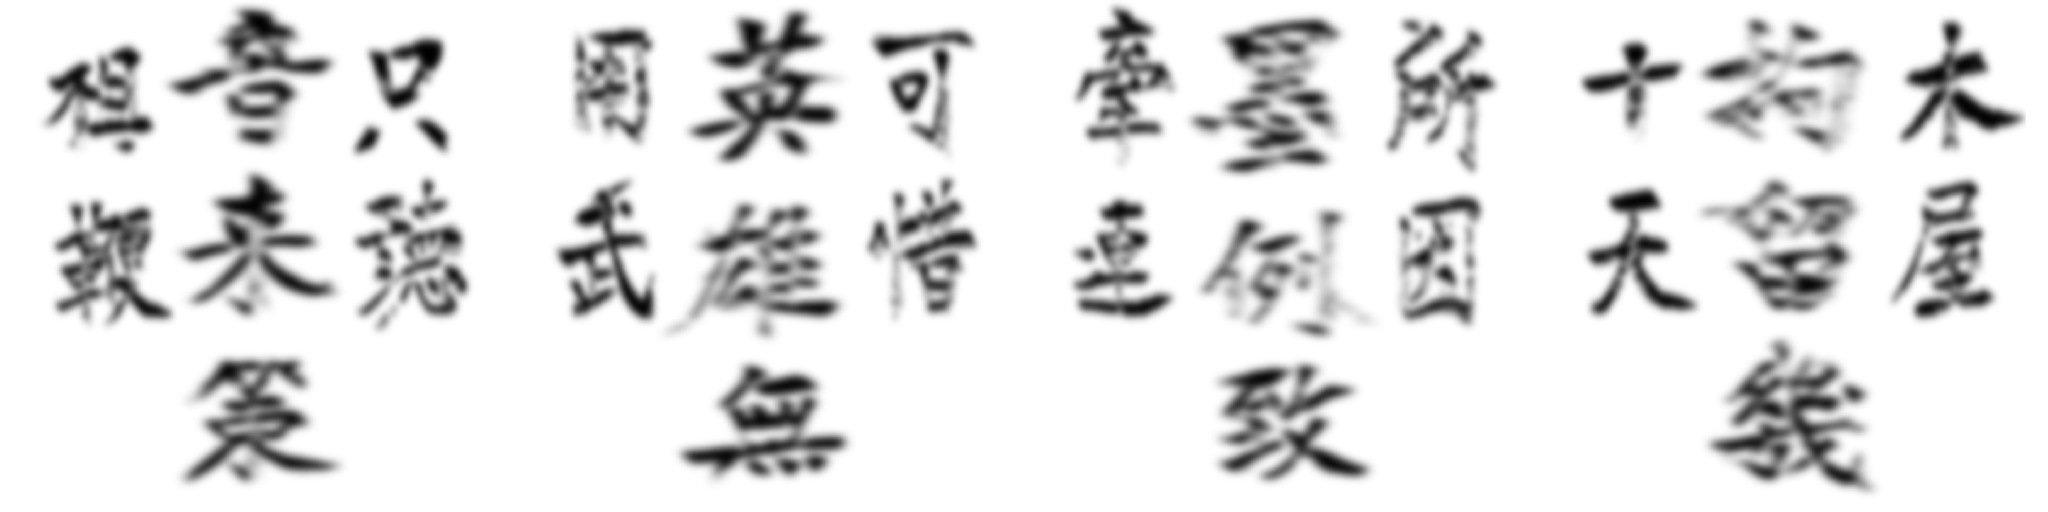

Write the Python code that produced this figure.
# -*- coding: utf-8 -*-

import json
import math
from PIL import Image, ImageDraw
from pprint import pprint
import sys

OUTPUT_FILE = "imgMap.png"
TARGET_W = 2048
TARGET_H = 512
SIDES = 4
COLS_PER_SIDE = 3
ROWS_PER_SIDE = 3
IMAGE_SCALE = 0.35
WARP_INNER_X = 1.1
WARP_OUTER_X = 0.8

SIDE_WIDTH = TARGET_W / SIDES
SIDE_MARGIN_X = TARGET_H / 24.0
SIDE_MARGIN_Y = TARGET_H / 128.0
COL_MARGIN = TARGET_H * 0
COL_WIDTH = 1.0 * (SIDE_WIDTH - SIDE_MARGIN_X * 2 - COL_MARGIN * (COLS_PER_SIDE-1)) / COLS_PER_SIDE
ROW_HEIGHT = 1.0 * (TARGET_H - SIDE_MARGIN_Y * 2) / ROWS_PER_SIDE

imBase = Image.new('RGB', (TARGET_W, TARGET_H), (255,255,255))

# going from right to left
for i in range(SIDES):

    line = i+1
    char = 1

    for j in range(COLS_PER_SIDE):

        cx = TARGET_W - SIDE_WIDTH * i - SIDE_MARGIN_X - j * (COL_WIDTH + COL_MARGIN) - COL_WIDTH * 0.5
        rows = ROWS_PER_SIDE
        warpX = WARP_INNER_X
        if j % 2 == 0:
            rows = 2
            warpX = WARP_OUTER_X

        for k in range(rows):

            cy = SIDE_MARGIN_Y + ROW_HEIGHT * k + ROW_HEIGHT * 0.5
            filename = "chars/char_%s-%s.png" % (line, char)
            im = Image.open(filename)
            imgW, imgH = im.size
            tw = imgW * IMAGE_SCALE * warpX
            th = imgH * IMAGE_SCALE
            x = cx - tw * 0.5
            y = cy - th * 0.5

            im = im.resize((int(tw), int(th)))
            imBase.paste(im, (int(x), int(y)), im)

            char += 1

imBase.save(OUTPUT_FILE)
print "Saved %s" % OUTPUT_FILE
